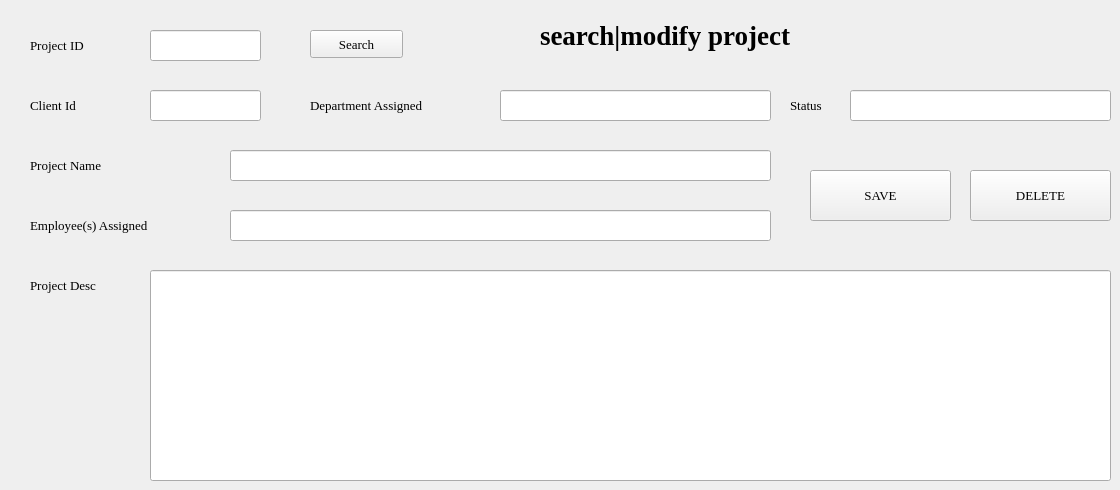
      <widget class="QWidget" name="tab_18">
       <attribute name="title">
        <string>search|modify project</string>
       </attribute>
       <widget class="QLabel" name="label_100">
        <property name="geometry">
         <rect>
          <x>30</x>
          <y>90</y>
          <width>91</width>
          <height>31</height>
         </rect>
        </property>
        <property name="font">
         <font>
          <family>Georgia</family>
          <pointsize>10</pointsize>
         </font>
        </property>
        <property name="text">
         <string>Client Id</string>
        </property>
       </widget>
       <widget class="QLineEdit" name="lineEdit_78">
        <property name="geometry">
         <rect>
          <x>850</x>
          <y>90</y>
          <width>261</width>
          <height>31</height>
         </rect>
        </property>
        <property name="font">
         <font>
          <family>Georgia</family>
          <pointsize>10</pointsize>
         </font>
        </property>
        <property name="text">
         <string/>
        </property>
       </widget>
       <widget class="QLineEdit" name="lineEdit_92">
        <property name="geometry">
         <rect>
          <x>230</x>
          <y>150</y>
          <width>541</width>
          <height>31</height>
         </rect>
        </property>
        <property name="font">
         <font>
          <family>Georgia</family>
          <pointsize>10</pointsize>
         </font>
        </property>
        <property name="text">
         <string/>
        </property>
       </widget>
       <widget class="QPushButton" name="pushButton_20">
        <property name="geometry">
         <rect>
          <x>810</x>
          <y>170</y>
          <width>141</width>
          <height>51</height>
         </rect>
        </property>
        <property name="font">
         <font>
          <family>Georgia</family>
          <pointsize>10</pointsize>
         </font>
        </property>
        <property name="text">
         <string>SAVE</string>
        </property>
       </widget>
       <widget class="QLabel" name="label_101">
        <property name="geometry">
         <rect>
          <x>30</x>
          <y>210</y>
          <width>181</width>
          <height>31</height>
         </rect>
        </property>
        <property name="font">
         <font>
          <family>Georgia</family>
          <pointsize>10</pointsize>
         </font>
        </property>
        <property name="text">
         <string>Employee(s) Assigned</string>
        </property>
       </widget>
       <widget class="QLineEdit" name="lineEdit_93">
        <property name="geometry">
         <rect>
          <x>230</x>
          <y>210</y>
          <width>541</width>
          <height>31</height>
         </rect>
        </property>
        <property name="font">
         <font>
          <family>Georgia</family>
          <pointsize>10</pointsize>
         </font>
        </property>
        <property name="text">
         <string/>
        </property>
       </widget>
       <widget class="QLineEdit" name="lineEdit_94">
        <property name="geometry">
         <rect>
          <x>150</x>
          <y>90</y>
          <width>111</width>
          <height>31</height>
         </rect>
        </property>
        <property name="font">
         <font>
          <family>Georgia</family>
          <pointsize>10</pointsize>
         </font>
        </property>
        <property name="text">
         <string/>
        </property>
       </widget>
       <widget class="QLabel" name="label_57">
        <property name="geometry">
         <rect>
          <x>30</x>
          <y>30</y>
          <width>91</width>
          <height>31</height>
         </rect>
        </property>
        <property name="font">
         <font>
          <family>Georgia</family>
          <pointsize>10</pointsize>
         </font>
        </property>
        <property name="text">
         <string>Project ID</string>
        </property>
       </widget>
       <widget class="QLineEdit" name="lineEdit_95">
        <property name="geometry">
         <rect>
          <x>500</x>
          <y>90</y>
          <width>271</width>
          <height>31</height>
         </rect>
        </property>
        <property name="font">
         <font>
          <family>Georgia</family>
          <pointsize>10</pointsize>
         </font>
        </property>
        <property name="text">
         <string/>
        </property>
       </widget>
       <widget class="QPushButton" name="pushButton_21">
        <property name="geometry">
         <rect>
          <x>310</x>
          <y>30</y>
          <width>93</width>
          <height>28</height>
         </rect>
        </property>
        <property name="font">
         <font>
          <family>Georgia</family>
          <pointsize>10</pointsize>
         </font>
        </property>
        <property name="text">
         <string>Search</string>
        </property>
       </widget>
       <widget class="QLabel" name="label_102">
        <property name="geometry">
         <rect>
          <x>30</x>
          <y>270</y>
          <width>111</width>
          <height>31</height>
         </rect>
        </property>
        <property name="font">
         <font>
          <family>Georgia</family>
          <pointsize>10</pointsize>
         </font>
        </property>
        <property name="text">
         <string>Project Desc</string>
        </property>
       </widget>
       <widget class="QLineEdit" name="lineEdit_58">
        <property name="geometry">
         <rect>
          <x>150</x>
          <y>30</y>
          <width>111</width>
          <height>31</height>
         </rect>
        </property>
        <property name="font">
         <font>
          <family>Georgia</family>
          <pointsize>10</pointsize>
         </font>
        </property>
        <property name="text">
         <string/>
        </property>
       </widget>
       <widget class="QLabel" name="label_103">
        <property name="geometry">
         <rect>
          <x>30</x>
          <y>150</y>
          <width>111</width>
          <height>31</height>
         </rect>
        </property>
        <property name="font">
         <font>
          <family>Georgia</family>
          <pointsize>10</pointsize>
         </font>
        </property>
        <property name="text">
         <string>Project Name</string>
        </property>
       </widget>
       <widget class="QLineEdit" name="lineEdit_96">
        <property name="geometry">
         <rect>
          <x>150</x>
          <y>270</y>
          <width>961</width>
          <height>211</height>
         </rect>
        </property>
        <property name="font">
         <font>
          <family>Georgia</family>
          <pointsize>10</pointsize>
         </font>
        </property>
        <property name="text">
         <string/>
        </property>
       </widget>
       <widget class="QPushButton" name="pushButton_22">
        <property name="geometry">
         <rect>
          <x>970</x>
          <y>170</y>
          <width>141</width>
          <height>51</height>
         </rect>
        </property>
        <property name="font">
         <font>
          <family>Georgia</family>
          <pointsize>10</pointsize>
         </font>
        </property>
        <property name="text">
         <string>DELETE</string>
        </property>
       </widget>
       <widget class="QLabel" name="label_104">
        <property name="geometry">
         <rect>
          <x>310</x>
          <y>90</y>
          <width>181</width>
          <height>31</height>
         </rect>
        </property>
        <property name="font">
         <font>
          <family>Georgia</family>
          <pointsize>10</pointsize>
         </font>
        </property>
        <property name="text">
         <string>Department Assigned</string>
        </property>
       </widget>
       <widget class="QLabel" name="label_105">
        <property name="geometry">
         <rect>
          <x>790</x>
          <y>90</y>
          <width>61</width>
          <height>31</height>
         </rect>
        </property>
        <property name="font">
         <font>
          <family>Georgia</family>
          <pointsize>10</pointsize>
         </font>
        </property>
        <property name="text">
         <string>Status</string>
        </property>
       </widget>
       <widget class="QLabel" name="label_62">
        <property name="geometry">
         <rect>
          <x>540</x>
          <y>10</y>
          <width>411</width>
          <height>51</height>
         </rect>
        </property>
        <property name="font">
         <font>
          <family>Georgia</family>
          <pointsize>20</pointsize>
          <weight>75</weight>
          <bold>true</bold>
         </font>
        </property>
        <property name="text">
         <string>search|modify project</string>
        </property>
       </widget>
      </widget>
